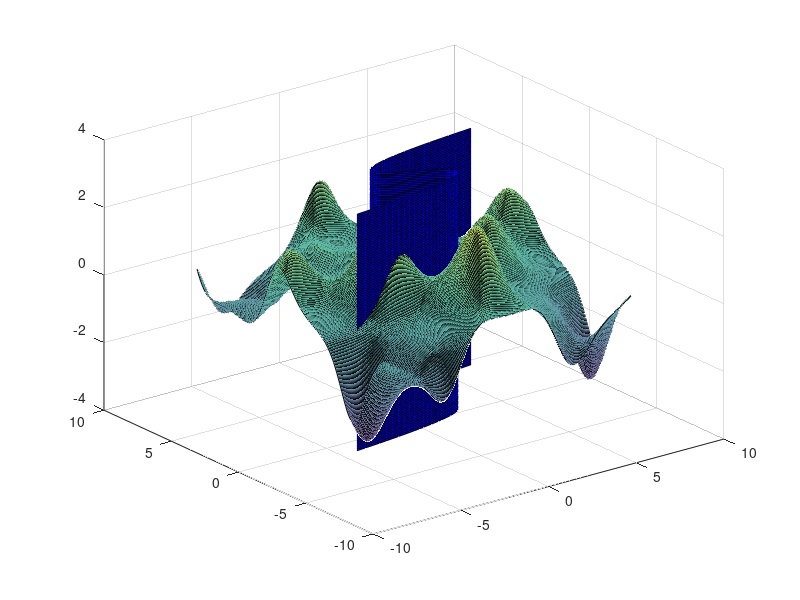

The MATLAB script that drew this image: (Note: this script raises an error after producing the figure.)

[x1, y1] = meshgrid(-7:0.05:7, -7:0.05:7);


%Surface 1
z1 = cos(x1.*y1/10) .* exp( cos(x1).*sin(y1) + 0.15*x1.*y1.*exp(-(x1.^2 + y1.^2)/10) );
surf(x1, y1, z1, 'FaceAlpha', 0.7, 'FaceColor', 'interp', 'EdgeColor', 'black');
hold on;

%Surface 2
%Rectangular Domain
[z2, y2] = meshgrid(-3.5:0.05:3.5, -2.8:0.05:2.8);


%Eqn
x2 = (-4*y2 + y2.^3)/2;
surf(x2, y2, z2, 'FaceColor', 'blue');

hold on;

%Curve of Intersection
x3 = (-4*t + t.^3)/ 2;
y3 = t;
z3 = cos(((-4*t + t.^3)/ 2).*t/10) .* exp( cos((-4*t + t.^3)/ 2).*sin(t) + 0.15*((-4*t + t.^3)/ 2).*t.*exp(-(((-4*t + t.^3)/ 2).^2 + t.^2)/10) );
t = linspace(-2.8, 2.8, 1000);   %t is on x axis


plot3(x3, y3, z3, 'LineWidth', 20, 'Color', 'g')

hold on;

%Contour


[c h]=contour(x1,y1,z1,10);
clabel(c,h)

colormap(parula); colorbar; grid on;
xlabel('x'); ylabel('y'); zlabel('z');
legend('Surface 1', 'Surface 2','Intersection', 'Contour')

title('All plots in 1 Plot');

hold off;
